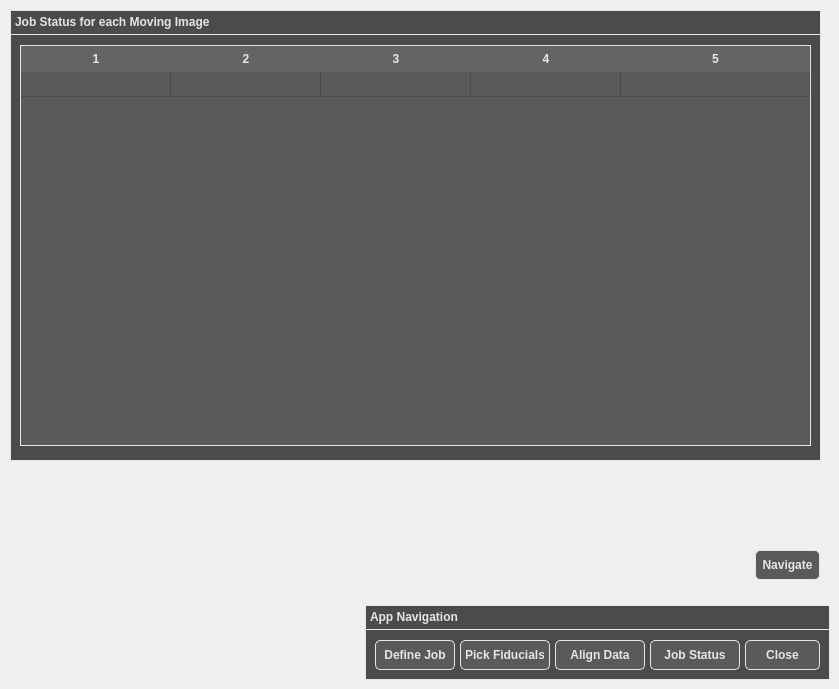
    <widget class="QWidget" name="JobStatusTabName">
     <attribute name="title">
      <string>Job Status</string>
     </attribute>
     <widget class="QFrame" name="JobStatusFrame">
      <property name="geometry">
       <rect>
        <x>10</x>
        <y>10</y>
        <width>811</width>
        <height>451</height>
       </rect>
      </property>
      <property name="styleSheet">
       <string notr="true">QFrame { 
	background-color: #4b4b4b;
	border: 1px solid #e6e6e6; /* Border  */
}</string>
      </property>
      <property name="frameShape">
       <enum>QFrame::StyledPanel</enum>
      </property>
      <property name="frameShadow">
       <enum>QFrame::Raised</enum>
      </property>
      <widget class="QTextEdit" name="JobStatusHeaderText">
       <property name="geometry">
        <rect>
         <x>0</x>
         <y>0</y>
         <width>811</width>
         <height>25</height>
        </rect>
       </property>
       <property name="font">
        <font>
         <pointsize>9</pointsize>
         <weight>75</weight>
         <bold>true</bold>
        </font>
       </property>
       <property name="styleSheet">
        <string notr="true">QTextEdit { 
	background-color: #4b4b4b;
	color: #e6e6e6; /* Text color */
	border: 1px solid #e6e6e6; /* Border  */
}</string>
       </property>
       <property name="verticalScrollBarPolicy">
        <enum>Qt::ScrollBarAlwaysOff</enum>
       </property>
       <property name="horizontalScrollBarPolicy">
        <enum>Qt::ScrollBarAlwaysOff</enum>
       </property>
       <property name="readOnly">
        <bool>true</bool>
       </property>
       <property name="html">
        <string>&lt;!DOCTYPE HTML PUBLIC &quot;-//W3C//DTD HTML 4.0//EN&quot; &quot;http://www.w3.org/TR/REC-html40/strict.dtd&quot;&gt;
&lt;html&gt;&lt;head&gt;&lt;meta name=&quot;qrichtext&quot; content=&quot;1&quot; /&gt;&lt;style type=&quot;text/css&quot;&gt;
p, li { white-space: pre-wrap; }
&lt;/style&gt;&lt;/head&gt;&lt;body style=&quot; font-family:'MS Shell Dlg 2'; font-size:9pt; font-weight:600; font-style:normal;&quot;&gt;
&lt;p style=&quot; margin-top:0px; margin-bottom:0px; margin-left:0px; margin-right:0px; -qt-block-indent:0; text-indent:0px;&quot;&gt;Job Status for each Moving Image&lt;/p&gt;&lt;/body&gt;&lt;/html&gt;</string>
       </property>
      </widget>
      <widget class="QTableWidget" name="JobStatusTableWidget">
       <property name="geometry">
        <rect>
         <x>10</x>
         <y>35</y>
         <width>791</width>
         <height>401</height>
        </rect>
       </property>
       <property name="font">
        <font>
         <weight>75</weight>
         <bold>true</bold>
        </font>
       </property>
       <property name="styleSheet">
        <string notr="true">QTableView {
    background-color: #5a5a5a;
    color: #e6e6e6; 
    font-weight: bold;
    border: 1px solid #e6e6e6; /* Border  */
    border-radius: 0px; /* Optional: Rounded corners */
}

QHeaderView::section {
    border: 0px solid #e6e6e6; /* Border  */
    gridline-color: #e6e6e6; /* Set the color of the gridlines */
    background-color: #646464;
    color: #e6e6e6; 
    font-weight: bold;
    padding: 4px;
}

QHeaderView {
	border: 0px solid #e6e6e6; /* Border  */
    background-color: #646464; /* Background for the entire header area */
}

QTableCornerButton::section {
    background-color: #646464; /* Match the header background */
}

QTableWidget::item {
    border: 0px solid #e6e6e6; /* Border  */
    gridline-color: #e6e6e6; /* Set the color of the gridlines */
}

QTableView::viewport {
    background-color: #646464; /* Background beneath the last row */
}

QTableWidget::item:selected {
    background-color: #666f75; /* background for selected cells */
   color: #e6e6e6; /* Text color for selected cells */
}

QTableWidget::item:selected:!active {
    background-color: #5a5a5a; /* background when table loses focus */
    color: #e6e6e6; /* Text color */
}

QTableWidget QLineEdit {
    background-color: #666f75; /* Background when editing (light orange) */
    color: #e6e6e6; /* Text color while editing */
    border: 1px solid #e6e6e6; /* Border for the editor */
}</string>
       </property>
       <property name="editTriggers">
        <set>QAbstractItemView::NoEditTriggers</set>
       </property>
       <property name="rowCount">
        <number>1</number>
       </property>
       <property name="columnCount">
        <number>5</number>
       </property>
       <attribute name="horizontalHeaderMinimumSectionSize">
        <number>75</number>
       </attribute>
       <attribute name="horizontalHeaderDefaultSectionSize">
        <number>150</number>
       </attribute>
       <attribute name="horizontalHeaderStretchLastSection">
        <bool>true</bool>
       </attribute>
       <attribute name="verticalHeaderVisible">
        <bool>false</bool>
       </attribute>
       <attribute name="verticalHeaderMinimumSectionSize">
        <number>25</number>
       </attribute>
       <attribute name="verticalHeaderDefaultSectionSize">
        <number>25</number>
       </attribute>
       <row/>
       <column/>
       <column/>
       <column/>
       <column/>
       <column/>
      </widget>
     </widget>
     <widget class="QPushButton" name="NavigationButton_J">
      <property name="geometry">
       <rect>
        <x>755</x>
        <y>550</y>
        <width>65</width>
        <height>30</height>
       </rect>
      </property>
      <property name="font">
       <font>
        <pointsize>9</pointsize>
        <weight>75</weight>
        <bold>true</bold>
       </font>
      </property>
      <property name="styleSheet">
       <string notr="true">QPushButton {
    background-color: #5a5a5a;
    color: #e6e6e6; /* Text color */
    border: 1px solid #e6e6e6; /* Border  */
    border-radius: 5px; /* Optional: Rounded corners */
    padding: 5px; /* Optional: Padding around text */
}

QPushButton:hover {
    background-color: #666f75; /* Grey-blue when hovered */
}

QPushButton:pressed {
    background-color: #7b8e9c; /* More blue when pressed */
}</string>
      </property>
      <property name="text">
       <string>Navigate</string>
      </property>
     </widget>
     <widget class="QFrame" name="WhatNextControlFrame_J">
      <property name="geometry">
       <rect>
        <x>365</x>
        <y>605</y>
        <width>465</width>
        <height>75</height>
       </rect>
      </property>
      <property name="styleSheet">
       <string notr="true">QFrame { 
	background-color: #4b4b4b;
	border: 1px solid #e6e6e6; /* Border  */
}</string>
      </property>
      <property name="frameShape">
       <enum>QFrame::StyledPanel</enum>
      </property>
      <property name="frameShadow">
       <enum>QFrame::Raised</enum>
      </property>
      <widget class="QTextEdit" name="WhatNextText_J">
       <property name="geometry">
        <rect>
         <x>0</x>
         <y>0</y>
         <width>465</width>
         <height>25</height>
        </rect>
       </property>
       <property name="font">
        <font>
         <pointsize>9</pointsize>
         <weight>75</weight>
         <bold>true</bold>
        </font>
       </property>
       <property name="styleSheet">
        <string notr="true">QTextEdit { 
	background-color: #4b4b4b;
	color: #e6e6e6; /* Text color */
	border: 1px solid #e6e6e6; /* Border  */
}</string>
       </property>
       <property name="verticalScrollBarPolicy">
        <enum>Qt::ScrollBarAlwaysOff</enum>
       </property>
       <property name="horizontalScrollBarPolicy">
        <enum>Qt::ScrollBarAlwaysOff</enum>
       </property>
       <property name="readOnly">
        <bool>true</bool>
       </property>
       <property name="html">
        <string>&lt;!DOCTYPE HTML PUBLIC &quot;-//W3C//DTD HTML 4.0//EN&quot; &quot;http://www.w3.org/TR/REC-html40/strict.dtd&quot;&gt;
&lt;html&gt;&lt;head&gt;&lt;meta name=&quot;qrichtext&quot; content=&quot;1&quot; /&gt;&lt;style type=&quot;text/css&quot;&gt;
p, li { white-space: pre-wrap; }
&lt;/style&gt;&lt;/head&gt;&lt;body style=&quot; font-family:'MS Shell Dlg 2'; font-size:9pt; font-weight:600; font-style:normal;&quot;&gt;
&lt;p style=&quot; margin-top:0px; margin-bottom:0px; margin-left:0px; margin-right:0px; -qt-block-indent:0; text-indent:0px;&quot;&gt;App Navigation&lt;/p&gt;&lt;/body&gt;&lt;/html&gt;</string>
       </property>
      </widget>
      <widget class="QPushButton" name="GoToImportProjectTab_J">
       <property name="geometry">
        <rect>
         <x>10</x>
         <y>35</y>
         <width>80</width>
         <height>30</height>
        </rect>
       </property>
       <property name="font">
        <font>
         <pointsize>9</pointsize>
         <weight>75</weight>
         <bold>true</bold>
        </font>
       </property>
       <property name="styleSheet">
        <string notr="true">QPushButton {
    background-color: #5a5a5a;
    color: #e6e6e6; /* Text color */
    border: 1px solid #e6e6e6; /* Border  */
    border-radius: 5px; /* Optional: Rounded corners */
    padding: 5px; /* Optional: Padding around text */
}

QPushButton:hover {
    background-color: #666f75; /* Grey-blue when hovered */
}

QPushButton:pressed {
    background-color: #7b8e9c; /* More blue when pressed */
}</string>
       </property>
       <property name="text">
        <string>Define Job</string>
       </property>
      </widget>
      <widget class="QPushButton" name="GoToFiducialsTab_J">
       <property name="geometry">
        <rect>
         <x>95</x>
         <y>35</y>
         <width>90</width>
         <height>30</height>
        </rect>
       </property>
       <property name="font">
        <font>
         <pointsize>9</pointsize>
         <weight>75</weight>
         <bold>true</bold>
        </font>
       </property>
       <property name="styleSheet">
        <string notr="true">QPushButton {
    background-color: #5a5a5a;
    color: #e6e6e6; /* Text color */
    border: 1px solid #e6e6e6; /* Border  */
    border-radius: 5px; /* Optional: Rounded corners */
    padding: 5px; /* Optional: Padding around text */
}

QPushButton:hover {
    background-color: #666f75; /* Grey-blue when hovered */
}

QPushButton:pressed {
    background-color: #7b8e9c; /* More blue when pressed */
}</string>
       </property>
       <property name="text">
        <string>Pick Fiducials</string>
       </property>
      </widget>
      <widget class="QPushButton" name="GoToJobStatusTab_J">
       <property name="geometry">
        <rect>
         <x>285</x>
         <y>35</y>
         <width>90</width>
         <height>30</height>
        </rect>
       </property>
       <property name="font">
        <font>
         <pointsize>9</pointsize>
         <weight>75</weight>
         <bold>true</bold>
        </font>
       </property>
       <property name="styleSheet">
        <string notr="true">QPushButton {
    background-color: #5a5a5a;
    color: #e6e6e6; /* Text color */
    border: 1px solid #e6e6e6; /* Border  */
    border-radius: 5px; /* Optional: Rounded corners */
    padding: 5px; /* Optional: Padding around text */
}

QPushButton:hover {
    background-color: #666f75; /* Grey-blue when hovered */
}

QPushButton:pressed {
    background-color: #7b8e9c; /* More blue when pressed */
}</string>
       </property>
       <property name="text">
        <string>Job Status</string>
       </property>
      </widget>
      <widget class="QPushButton" name="GoToCoordsTab_J">
       <property name="geometry">
        <rect>
         <x>190</x>
         <y>35</y>
         <width>90</width>
         <height>30</height>
        </rect>
       </property>
       <property name="font">
        <font>
         <pointsize>9</pointsize>
         <weight>75</weight>
         <bold>true</bold>
        </font>
       </property>
       <property name="styleSheet">
        <string notr="true">QPushButton {
    background-color: #5a5a5a;
    color: #e6e6e6; /* Text color */
    border: 1px solid #e6e6e6; /* Border  */
    border-radius: 5px; /* Optional: Rounded corners */
    padding: 5px; /* Optional: Padding around text */
}

QPushButton:hover {
    background-color: #666f75; /* Grey-blue when hovered */
}

QPushButton:pressed {
    background-color: #7b8e9c; /* More blue when pressed */
}</string>
       </property>
       <property name="text">
        <string>Align Data</string>
       </property>
      </widget>
      <widget class="QPushButton" name="CloseNavigationButton_J">
       <property name="geometry">
        <rect>
         <x>380</x>
         <y>35</y>
         <width>75</width>
         <height>30</height>
        </rect>
       </property>
       <property name="font">
        <font>
         <pointsize>9</pointsize>
         <weight>75</weight>
         <bold>true</bold>
        </font>
       </property>
       <property name="styleSheet">
        <string notr="true">QPushButton {
    background-color: #5a5a5a;
    color: #e6e6e6; /* Text color */
    border: 1px solid #e6e6e6; /* Border  */
    border-radius: 5px; /* Optional: Rounded corners */
    padding: 5px; /* Optional: Padding around text */
}

QPushButton:hover {
    background-color: #666f75; /* Grey-blue when hovered */
}

QPushButton:pressed {
    background-color: #7b8e9c; /* More blue when pressed */
}</string>
       </property>
       <property name="text">
        <string>Close</string>
       </property>
      </widget>
     </widget>
    </widget>
